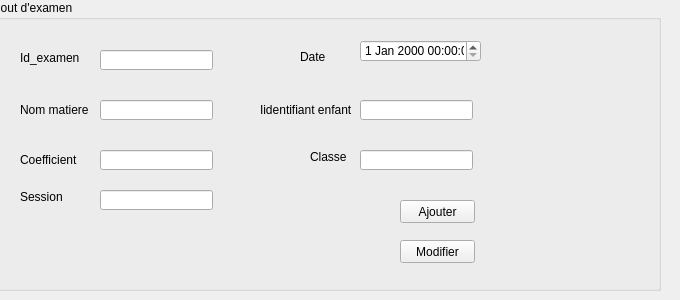
      <widget class="QWidget" name="tab_4">
       <attribute name="title">
        <string>Ajouter examen</string>
       </attribute>
       <widget class="QGroupBox" name="groupBox">
        <property name="geometry">
         <rect>
          <x>-10</x>
          <y>0</y>
          <width>671</width>
          <height>291</height>
         </rect>
        </property>
        <property name="title">
         <string>Ajout d'examen</string>
        </property>
        <widget class="QLineEdit" name="le_id_examen">
         <property name="geometry">
          <rect>
           <x>110</x>
           <y>50</y>
           <width>113</width>
           <height>20</height>
          </rect>
         </property>
        </widget>
        <widget class="QLineEdit" name="le_nom_matiere_2">
         <property name="geometry">
          <rect>
           <x>110</x>
           <y>100</y>
           <width>113</width>
           <height>20</height>
          </rect>
         </property>
        </widget>
        <widget class="QLineEdit" name="le_coefficient">
         <property name="geometry">
          <rect>
           <x>110</x>
           <y>150</y>
           <width>113</width>
           <height>20</height>
          </rect>
         </property>
         <property name="text">
          <string/>
         </property>
        </widget>
        <widget class="QLineEdit" name="le_id_enfant">
         <property name="geometry">
          <rect>
           <x>370</x>
           <y>100</y>
           <width>113</width>
           <height>20</height>
          </rect>
         </property>
        </widget>
        <widget class="QLineEdit" name="le_classe">
         <property name="geometry">
          <rect>
           <x>370</x>
           <y>150</y>
           <width>113</width>
           <height>20</height>
          </rect>
         </property>
        </widget>
        <widget class="QLabel" name="label">
         <property name="geometry">
          <rect>
           <x>30</x>
           <y>50</y>
           <width>61</width>
           <height>16</height>
          </rect>
         </property>
         <property name="text">
          <string>Id_examen</string>
         </property>
        </widget>
        <widget class="QLabel" name="label_2">
         <property name="geometry">
          <rect>
           <x>30</x>
           <y>100</y>
           <width>71</width>
           <height>20</height>
          </rect>
         </property>
         <property name="text">
          <string>Nom matiere</string>
         </property>
        </widget>
        <widget class="QLabel" name="label_3">
         <property name="geometry">
          <rect>
           <x>30</x>
           <y>150</y>
           <width>61</width>
           <height>20</height>
          </rect>
         </property>
         <property name="text">
          <string>Coefficient</string>
         </property>
        </widget>
        <widget class="QLabel" name="label_4">
         <property name="geometry">
          <rect>
           <x>310</x>
           <y>50</y>
           <width>47</width>
           <height>14</height>
          </rect>
         </property>
         <property name="text">
          <string>Date</string>
         </property>
        </widget>
        <widget class="QLabel" name="label_5">
         <property name="geometry">
          <rect>
           <x>270</x>
           <y>100</y>
           <width>91</width>
           <height>20</height>
          </rect>
         </property>
         <property name="text">
          <string>Iidentifiant enfant</string>
         </property>
        </widget>
        <widget class="QLabel" name="label_6">
         <property name="geometry">
          <rect>
           <x>320</x>
           <y>150</y>
           <width>47</width>
           <height>14</height>
          </rect>
         </property>
         <property name="text">
          <string>Classe</string>
         </property>
        </widget>
        <widget class="QLineEdit" name="le_session">
         <property name="geometry">
          <rect>
           <x>110</x>
           <y>190</y>
           <width>113</width>
           <height>20</height>
          </rect>
         </property>
        </widget>
        <widget class="QLabel" name="label_7">
         <property name="geometry">
          <rect>
           <x>30</x>
           <y>190</y>
           <width>47</width>
           <height>14</height>
          </rect>
         </property>
         <property name="text">
          <string>Session</string>
         </property>
        </widget>
        <widget class="QPushButton" name="pushButton_7">
         <property name="geometry">
          <rect>
           <x>410</x>
           <y>200</y>
           <width>75</width>
           <height>23</height>
          </rect>
         </property>
         <property name="text">
          <string>Ajouter</string>
         </property>
        </widget>
        <widget class="QPushButton" name="pushButton_12">
         <property name="geometry">
          <rect>
           <x>410</x>
           <y>240</y>
           <width>75</width>
           <height>23</height>
          </rect>
         </property>
         <property name="text">
          <string>Modifier</string>
         </property>
        </widget>
        <widget class="QDateTimeEdit" name="le_date">
         <property name="geometry">
          <rect>
           <x>370</x>
           <y>40</y>
           <width>121</width>
           <height>22</height>
          </rect>
         </property>
        </widget>
       </widget>
      </widget>
